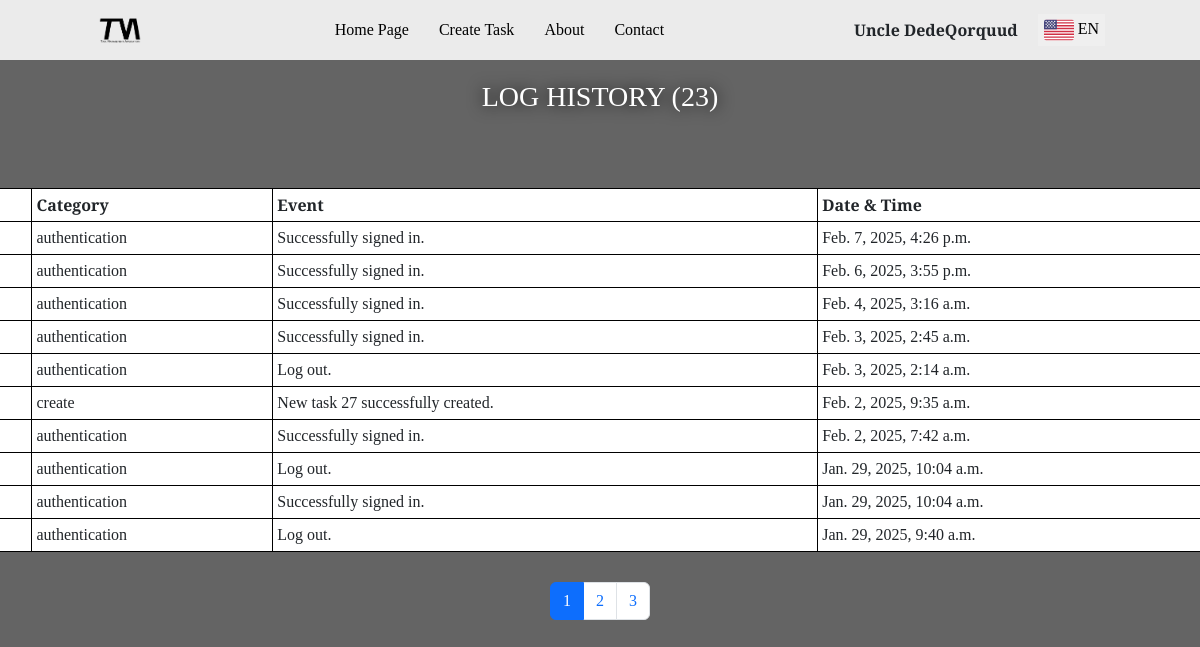
The page /log/ (signed in) on the database as committed earlier.
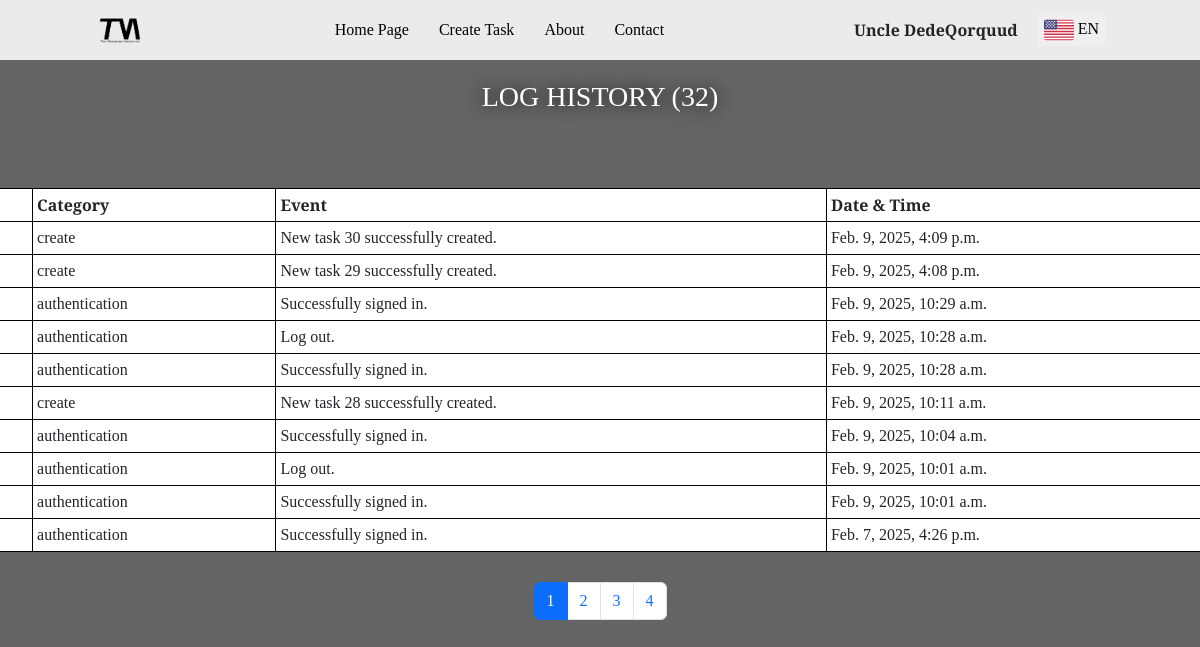
The same page on the database as committed later.
### tasks/models.py (models this page shows, shortened)
class LogHistory(models.Model):
    LOG_CATEGORIES = [('create','Create'), ('update','Update'), ('delete','Delete'), ('error','Error'), ('authentication','Authentication')]
    user = models.ForeignKey(User, on_delete=models.CASCADE) # related_name='user'
    category = models.CharField(choices=LOG_CATEGORIES, max_length=16)
    event = models.TextField()
    datentime = models.DateTimeField(auto_now_add=True)

### tasks/views.py (the view)
# urls.py: path('log/', tasks_view.log, name='log'),
def log(request):
    current_language = request.GET.get('lang') or 'english'
    if request.user.is_authenticated:
        count_of_events = LogHistory.objects.filter(user=request.user).count()
    else:
        count_of_events = 0
    auth_stat = request.user.is_authenticated
    log_of_user = LogHistory.objects.filter(user=request.user).order_by('-datentime')
    if request.user.is_authenticated:
        if request.user.first_name or request.user.last_name:
            nickname = f'{request.user.first_name} {request.user.last_name}'
        else:
            nickname = 'Anonymous'
    else:
        nickname = 'Guest'
    last_page = count_of_events // 10
    pages = []
    if count_of_events % 10 > 0:
        last_page += 1
    for index in range(1, last_page+1):
            pages.append(index)
    if count_of_events == 0:
        log_of_user = False
        last_page = 1
        pages = [1]
        events_of_page = []
    else:
        if request.GET.get('page'):
            page_number = int(request.GET.get('page'))
            first_index_of_the_page = (page_number-1)*10
            final_index_of_the_page = 10*page_number-1
            if final_index_of_the_page >= count_of_events:
                final_index_of_the_page = count_of_events-1
            events_of_page = []
            for i in range(first_index_of_the_page, final_index_of_the_page+1):
                events_of_page.append(log_of_user[i])
        else:
            page_number = 1
            first_index_of_the_page = 0
            final_index_of_the_page = 9
            if final_index_of_the_page >= count_of_events:
                final_index_of_the_page = count_of_events-1
            events_of_page = []
            for i in range(first_index_of_the_page, final_index_of_the_page+1):
                events_of_page.append(log_of_user[i])
    context = {
        'user': nickname,
        'auth_stat': auth_stat,
        'current_language': current_language,
        'log': events_of_page,
        'pages': pages,
        'count': count_of_events,
        'is_nav': True,
    }
    return render(request, 'tasks/log.html', context)

### templates/tasks/log.html (shortened to what this page needs)
{% extends '../base/layout.html' %}
{% load static %}
{% block content %}
    <div style="background-color: rgb(100,100,100); min-height: 850px;">
        <h3 class="form_headers">
            {% if current_language == 'english' %}
                LOG HISTORY ({{count}})
            {% elif current_language == 'azerbaijani' %}
                FƏALİYYƏT TARİXİ ({{count}})
            {% elif current_language == 'turkish' %}
                FAALİYET GEÇMİŞİ ({{count}})
            {% elif current_language == 'russian' %}
                ИСТОРИЯ ЖУРНАЛА ({{count}})
            {% else %}
                LOG HISTORY ({{count}})
            {% endif %}
        </h3>
        <br>
        <div style="display: flex; justify-content: center; align-items: center; flex-direction: column;">
            <table class="list_view_table">
                <tr>
                    <th class="table_cell"> № </th>
                    <th class="table_cell"> {% if current_language == 'english' %} Category {% elif current_language == 'azerbaijani' %} Kateqoriya {% elif current_language == 'turkish' %} Kategori {% elif current_language == 'russian' %} Категория {% else %} Category {% endif %} </th>
                    <th class="table_cell"> {% if current_language == 'english' %} Event {% elif current_language == 'azerbaijani' %} Hadisə {% elif current_language == 'turkish' %} Aktivite {% elif current_language == 'russian' %} Событие {% else %} Event {% endif %} </th>
                    <th class="table_cell"> {% if current_language == 'english' %} Date & Time {% elif current_language == 'azerbaijani' %} Gün & Saat {% elif current_language == 'turkish' %} Tarih & Saat {% elif current_language == 'russian' %} Дата и Время {% else %} Date & Time {% endif %} </th>
                </tr>
                {% if log %}
                    {% for row in log %}
                        <tr id={{row.id}}>
                            <td class="table_cell"> {{ row.id }}  </td>
                            <td class="table_cell"> {{ row.category }}  </td>
                            <td class="table_cell"> {{ row.event }}  </td>
                            <td class="table_cell"> {{ row.datentime }}  </td>
                        </tr>
                    {% endfor %}
                {% endif %}
            </table>
            <nav aria-label="Page navigation example" style="margin-top: 30px;">
                <ul class="pagination justify-content-center" id="logPagination_list" name="{{pages}}">
                    {% for number in pages %}
                        <li class="page-item">
                            <a class="page-link" href="" id="log_pg_btn_{{number}}" name="{{number}}" onclick="paginationLog(this)"> {{ number }} </a>
                        </li>
                    {% endfor %}
                </ul>
            </nav>
        </div>
    </div>
{% endblock %}

Rows that differ between the two databases and show on the page:
no longer on this page (row unchanged): LogHistory: category "authentication", event "Successfully signed in.", datentime "Feb. 6, 2025, 3:55 p.m."
no longer on this page (row unchanged): LogHistory: category "authentication", event "Successfully signed in.", datentime "Feb. 4, 2025, 3:16 a.m."
no longer on this page (row unchanged): LogHistory: category "authentication", event "Successfully signed in.", datentime "Feb. 3, 2025, 2:45 a.m."
no longer on this page (row unchanged): LogHistory: category "authentication", event "Log out.", datentime "Feb. 3, 2025, 2:14 a.m."
no longer on this page (row unchanged): LogHistory: category "create", event "New task 27 successfully created.", datentime "Feb. 2, 2025, 9:35 a.m."
no longer on this page (row unchanged): LogHistory: category "authentication", event "Successfully signed in.", datentime "Feb. 2, 2025, 7:42 a.m."
no longer on this page (row unchanged): LogHistory: category "authentication", event "Log out.", datentime "Jan. 29, 2025, 10:04 a.m."
no longer on this page (row unchanged): LogHistory: category "authentication", event "Successfully signed in.", datentime "Jan. 29, 2025, 10:04 a.m."
no longer on this page (row unchanged): LogHistory: category "authentication", event "Log out.", datentime "Jan. 29, 2025, 9:40 a.m."
added LogHistory: category "create", event "New task 30 successfully created.", datentime "Feb. 9, 2025, 4:09 p.m."
added LogHistory: category "create", event "New task 29 successfully created.", datentime "Feb. 9, 2025, 4:08 p.m."
added LogHistory: category "authentication", event "Successfully signed in.", datentime "Feb. 9, 2025, 10:29 a.m."
added LogHistory: category "authentication", event "Log out.", datentime "Feb. 9, 2025, 10:28 a.m."
added LogHistory: category "authentication", event "Successfully signed in.", datentime "Feb. 9, 2025, 10:28 a.m."
added LogHistory: category "create", event "New task 28 successfully created.", datentime "Feb. 9, 2025, 10:11 a.m."
added LogHistory: category "authentication", event "Successfully signed in.", datentime "Feb. 9, 2025, 10:04 a.m."
added LogHistory: category "authentication", event "Log out.", datentime "Feb. 9, 2025, 10:01 a.m."
added LogHistory: category "authentication", event "Successfully signed in.", datentime "Feb. 9, 2025, 10:01 a.m."
Other text that changed with them:
{{ count }}: "23" → "32"
new list line: "4"
